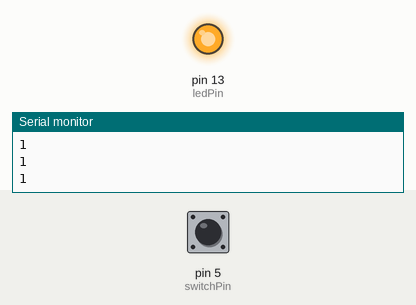
This sketch was run on a simulated Arduino Uno, built with avr-gcc and run on an emulated ATmega328P. Shown: output pins drawn as LEDs (lit = HIGH), the last lines printed to the serial monitor. The inputs (shaded band) are chosen by the test bench; at power-on: pin 5 (switchPin) HIGH.

Above: at 1.8 s.
1.9 s: pin 5 (switchPin) pulled LOW for 0.6 s
At 2.4 s:
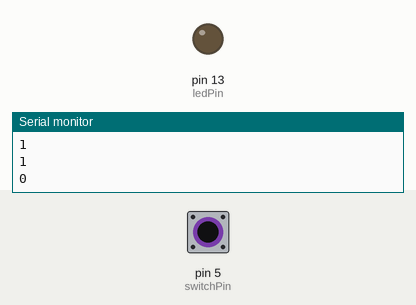
4.0 s: pin 5 (switchPin) pulled LOW for 3.2 s
At 8.6 s:
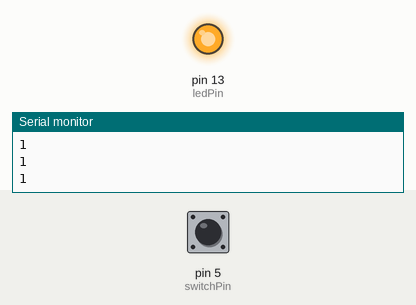
Timing chart, 0 to 10.1 s (numbered marks = the images above; inputs shaded):
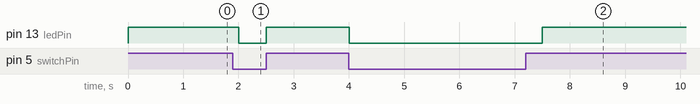

Measured:
- after the input at 1.9 s, pin 13 (ledPin): HIGH → LOW after 0.10 s, → HIGH 0.50 s later
- after the input at 4.0 s, pin 13 (ledPin): HIGH → LOW at once, → HIGH 3.5 s later

The sketch:

task2.ino
```cpp
//Basic switch Operation
int switchPin=5;
int ledPin=13;
int switchStatus=0;

void setup() {
  Serial.begin(115200);
  pinMode(ledPin, OUTPUT);
  pinMode(switchPin, INPUT);
}

void loop() {
  switchStatus=digitalRead(switchPin);
  digitalWrite(ledPin,switchStatus);
  Serial.println(switchStatus);
  delay(500);

}
```
